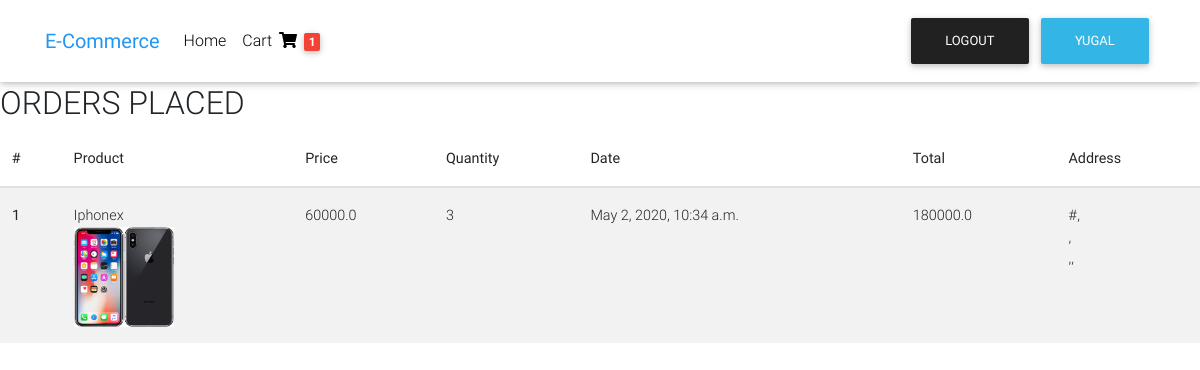
Page /placedorders/ (signed in) on the earlier database version.
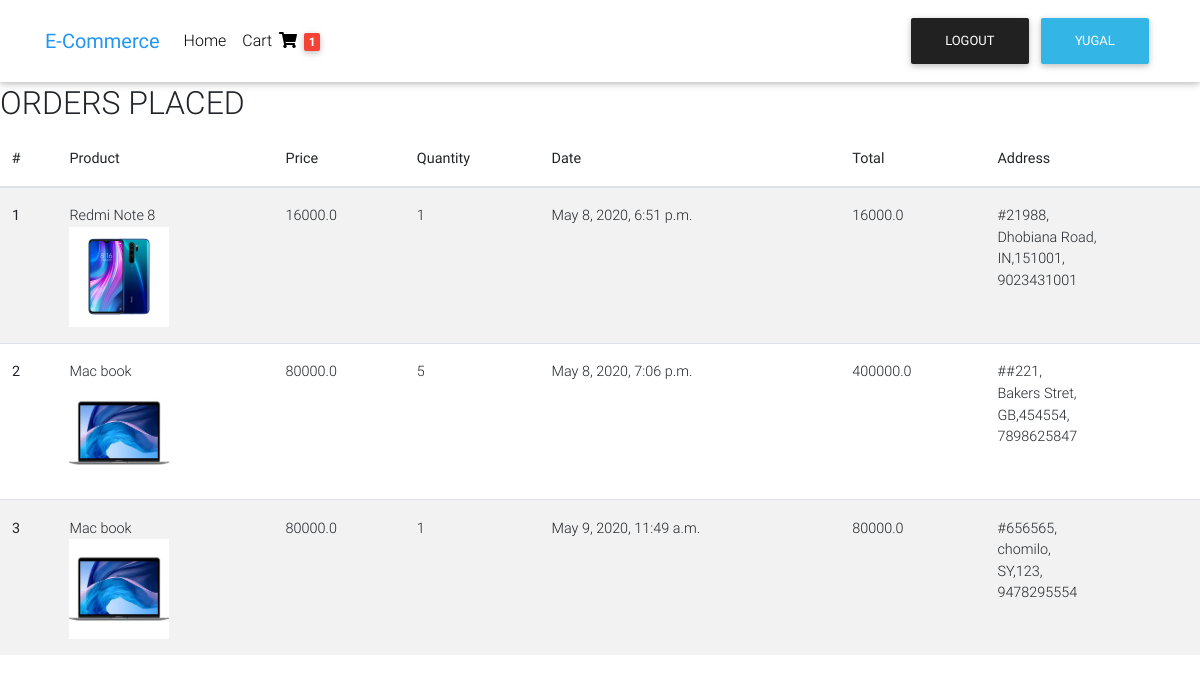
Same page on the later database version.
### ecommerce/models.py (models this page shows, shortened)
class Order(models.Model):
    user=models.ForeignKey(User,on_delete=models.CASCADE)
    orderproducts=models.ForeignKey(Product,on_delete=models.CASCADE)
    quantity=models.IntegerField(default=0)
    date=models.DateTimeField()
    orderaddress=models.ForeignKey('BillingAddress',on_delete=models.SET_NULL,null=True,blank=True)
    orderstatus=models.BooleanField(default=False)
    def itemtotal(self):
        return self.quantity * self.orderproducts.price

class Product(models.Model):
    name=models.CharField(max_length=20)
    category=models.ForeignKey(Category, on_delete=models.CASCADE)
    price=models.FloatField()
    product_image=models.ImageField()
    description=models.CharField(max_length=100)
    oldprice=models.CharField(max_length=10)

class BillingAddress(models.Model):
    user=models.ForeignKey(User,on_delete=models.CASCADE)
    house_address=models.CharField(max_length=50)
    area_address=models.CharField(max_length=50)
    mobile_number=models.IntegerField()
    country=CountryField(blank_label="Select Country")
    zipcode=models.IntegerField()
    payment=models.CharField(max_length=10)

### ecommerce/views.py (the view)
# urls.py: path('placedorders/',placedorders)
def placedorders(request):
    orders_placed=Order.objects.all().filter(user=request.user,orderstatus=True)
    return render(request,'orders.html',{"ordersplaced":orders_placed})

### template/orders.html (shortened to what this page needs)
{% load static %}
<!DOCTYPE html>
<html lang="en">
<head>
  <link rel="stylesheet" href="https://use.fontawesome.com/releases/v5.11.2/css/all.css">
  <link href="{% static 'css/bootstrap.min.css' %}" rel="stylesheet">
  <link href="{% static 'css/mdb.min.css' %}" rel="stylesheet">
</head>
<body>
  <nav class="navbar fixed-top navbar-expand-lg navbar-light white scrolling-navbar">
    <div class="container">
      <a class="navbar-brand waves-effect" target="_blank">
        <strong class="blue-text">E-Commerce</strong>
      </a>
      <div class="collapse navbar-collapse" id="navbarSupportedContent">
        <ul class="navbar-nav mr-auto">
          <li class="nav-item ">
            <a class="nav-link waves-effect" href="/home/">Home
            </a>
          </li>
          <li class="nav-item">
            <a class="nav-link waves-effect" href="/cart/"
              target="">Cart <i class="fas fa-shopping-cart"></i>
              <span class="badge red z-depth-1 mr-1"> 1 </span></a>
          </li>
        </ul>
          <a href="/logout/" type="button" class="btn btn-dark">Logout</a>
          <a type="button" class="btn btn-info">{{user}}</a>
      </div>
    </div>
  </nav>
  <div class="mt-5 pt-4">
    <div class="mt-2 pt-1">
   <h2>ORDERS PLACED</h2>
   </div>
   </div>
   <div class="table-responsive">
    <table class="table table-striped">
      <thead>
        <tr>
          <th>#</th>
          <th>Product</th>
          <th>Price</th>
          <th>Quantity</th>
          <th>Date</th>
          <th>Total</th>
          <th>Address</th>
        </tr>
      </thead>
      <tbody>
          {% for i in ordersplaced %}
        <tr>
          <th scope="row">{{forloop.counter}}</th>
          <td>{{i.orderproducts.name}}
              <br>
              <img src='{{MEDIA_URL}}{{i.orderproducts.product_image}}' height="100" width="100">
          </td>
          <td>{{i.orderproducts.price}}</td>
          <td>{{i.quantity}} </td>
          <td>{{i.date}}</td>
          <td>{{i.itemtotal}}</td>
          <td>#{{i.orderaddress.house_address}},
              <br>
              {{i.orderaddress.area_address}},
              <br>
              {{i.orderaddress.country}},{{i.orderaddress.zipcode}},
              <br>
              {{i.orderaddress.mobile_number}}
          </td>
        </tr>
        {% endfor %}
      </tbody>
    </table>
  </div>

### template/orders.html (style rules this page uses)
html, body, header, .carousel { height: 60vh; }

Differences in the rows shown:
removed Order: orderproducts.name "Iphonex", orderproducts.product_image (picture), orderproducts.price "60000.0", quantity "3", date "May 2, 2020, 10:34 a.m.", itemtotal "180000.0"
added Order: orderproducts.name "Redmi Note 8", orderproducts.product_image (picture), orderproducts.price "16000.0", quantity "1", date "May 8, 2020, 6:51 p.m.", itemtotal "16000.0", orderaddress.house_address "21988", orderaddress.area_address "Dhobiana Road", orderaddress.country "IN", orderaddress.zipcode "151001", orderaddress.mobile_number "9023431001"
added Order: orderproducts.name "Mac book", orderproducts.product_image (picture), orderproducts.price "80000.0", quantity "5", date "May 8, 2020, 7:06 p.m.", itemtotal "400000.0", orderaddress.house_address "#221", orderaddress.area_address "Bakers Stret", orderaddress.country "GB", orderaddress.zipcode "454554", orderaddress.mobile_number "7898625847"
added Order: orderproducts.name "Mac book", orderproducts.product_image (picture), orderproducts.price "80000.0", quantity "1", date "May 9, 2020, 11:49 a.m.", itemtotal "80000.0", orderaddress.house_address "656565", orderaddress.area_address "chomilo", orderaddress.country "SY", orderaddress.zipcode "123", orderaddress.mobile_number "9478295554"
